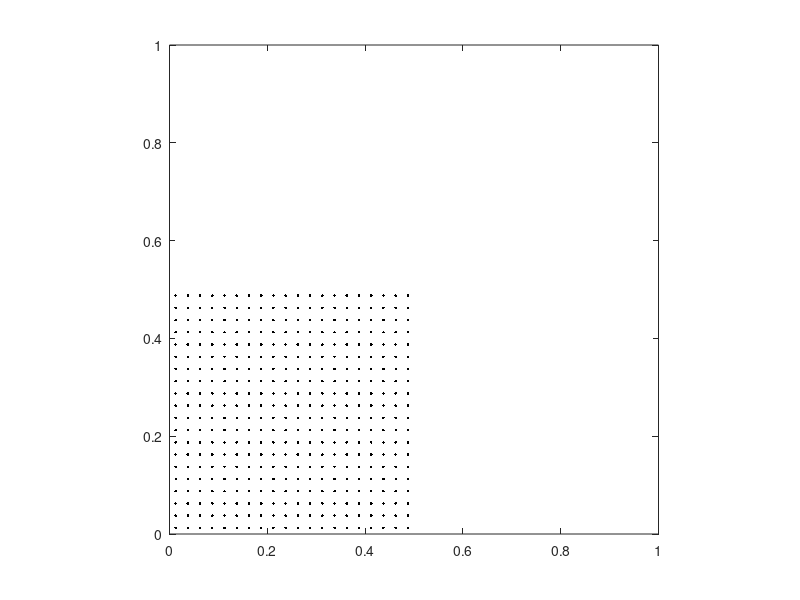

This chart was generated by the following MATLAB code:
p.rho = 1500;
p.E = 100e6;
p.nu = 0.3;
p.g = -1;
% p.Np = 4 * 2.5;
p.Np = 4 * 5;
p.N = 11;
p.rhop = 3;
p.tol = 1e-12;
p.T = 2;

% make an NxN computational grid
N = p.N;
Np = p.Np;
x = linspace(0,1,N);
y = linspace(0,1,N);
h = x(2)-x(1);
dt = 0.4*h*sqrt(p.rho/p.E);
T = p.T;
E = p.E;
nu = p.nu;
tol = p.tol;

Nn = N*N;

% set up material points
bar_w = 0.5; Nbx = Np; %
% Nbx = ceil(p.rhop*bar_w/h);
bar_h = 0.5; Nby = (bar_h/bar_w)*Nbx;

bxtmp = linspace(0, bar_w, Nbx+1);
bar_x = (bar_w/2 - bar_w/2) + bxtmp(1:end-1) + bxtmp(2)/2;
bytmp = linspace(0, bar_h, Nby+1);
bar_y = 0.000 + bytmp(1:end-1) + bytmp(2)/2;

% initialize position
Np = Nbx*Nby;
[xp, yp] = meshgrid(bar_x, bar_y);
%r = 0.1;
%rs = linspace(0, r,Nbx);
%ts = linspace(0, 2*pi, Nby+1);
%ts(end) = [];
%xp = 0.5 + rs'*cos(ts);
%yp = 0.5 + rs'*sin(ts);
%[X, Y] = meshgrid(x, y);

% initialize volume
vp = (bar_w/Nbx)*(bar_h/Nby)*ones(size(xp));
% vp = (pi*r^2/Np)*ones(size(xp));

% initialize mass
mp = p.rho*vp;

% initialize velocity
xp_t = 0*ones(size(xp));
yp_t = 0*ones(size(yp));

% initialize stress
sxxp = zeros(size(xp));
sxyp = zeros(size(yp));
syyp = zeros(size(yp));

% initialize strain
exxp = zeros(size(xp));
exyp = zeros(size(yp));
eyyp = zeros(size(yp));

% initialize body forces
bxp = zeros(size(xp));
byp = p.g*ones(size(yp));

% plot material points
plot(xp, yp, '.k'); axis equal;
xlim([min(x), max(x)]);
ylim([min(y), max(y)]);

% dump starting config to text file
fp = fopen('generated_particles.txt', 'w');
fprintf(fp, '%d\n', numel(mp));
for i=1:numel(mp)
    fprintf(fp, '%f %f %f %f %f %f\n', mp(i), vp(i), xp(i), yp(i), xp_t(i), yp_t(i));
end
fclose(fp);

% grid file
fp = fopen('generated_grid.txt', 'w');
fprintf(fp, '%d\n', N);
fprintf(fp, '1\n');
fclose(fp);
